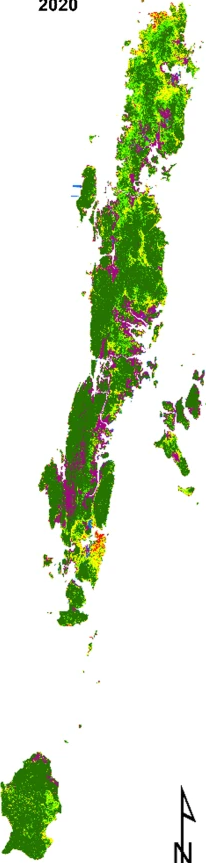
#> input picture BioDiversityMap.png, 206 x 863 px
$ jupyter execute --allow-errors Segmenter.ipynb
#> lines starting #> are read from the running program, lines starting #| are printed output that depends on the picture; after the words box and inside, x2 and y2 are one past the last pixel; in counts of white or black regions, pixels touching at a corner belong together
[cell 1]
import cv2
import numpy as np
import matplotlib.pyplot as plt
import matplotlib.image as mpimg

[cell 2]
original = cv2.imread('BioDiversityMap.png')
#> original is the input picture: shape (863, 206, 3); mean B, G, R 204.6, 227.8, 217.3
original = cv2.cvtColor(original, cv2.COLOR_BGR2RGB)
original.shape
#> Out = (863, 206, 3)

[cell 3]
plt.figure(figsize = (20, 10))
plt.imshow(original)

[cell 4]
original = cv2.resize(original, (2600, 11100))
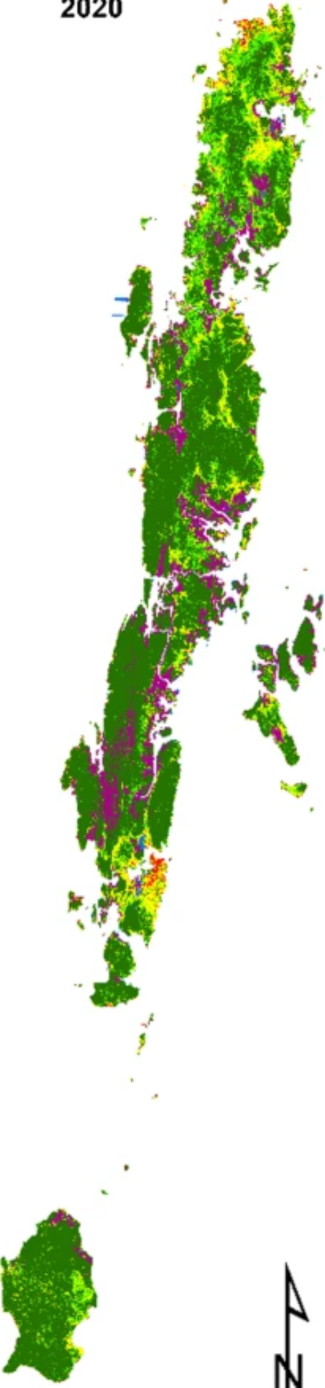
#> original: shape (11100, 2600, 3) (shown at 1/8 size); mean R, G, B 217.3, 227.7, 204.6

[cell 5]
original.shape
#> Out = (11100, 2600, 3)

[cell 6]
plt.imshow(original)

[cell 7]
# Convert the image into HSV
hsv_image = cv2.cvtColor(original, cv2.COLOR_RGB2HSV)
#> hsv_image: shape (11100, 2600, 3); mean H, S, V 18.8, 45.3, 229.7

lower = np.array([0, 0, 224])
upper = np.array([0, 0, 255])

mask = cv2.inRange(hsv_image, lower, upper)
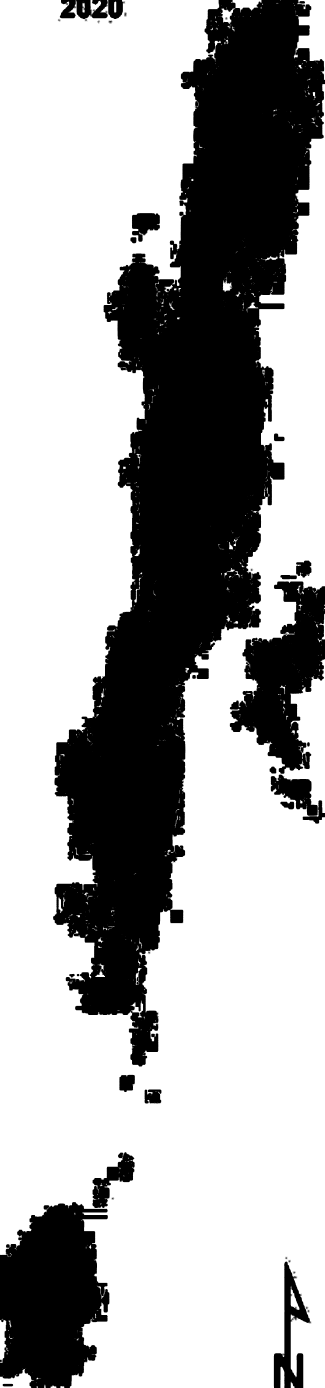
#> mask: shape (11100, 2600) (shown at 1/8 size); 66.6% white; 522 black regions (472 under 20 px), largest, box (x1, y1, x2, y2) and area: (425, 0, 2600, 8532) 7651292, (0, 9617, 876, 11100) 969783, (1838, 4651, 2600, 6190) 605412

land = cv2.bitwise_and(original, original, mask=mask)
land = ~land
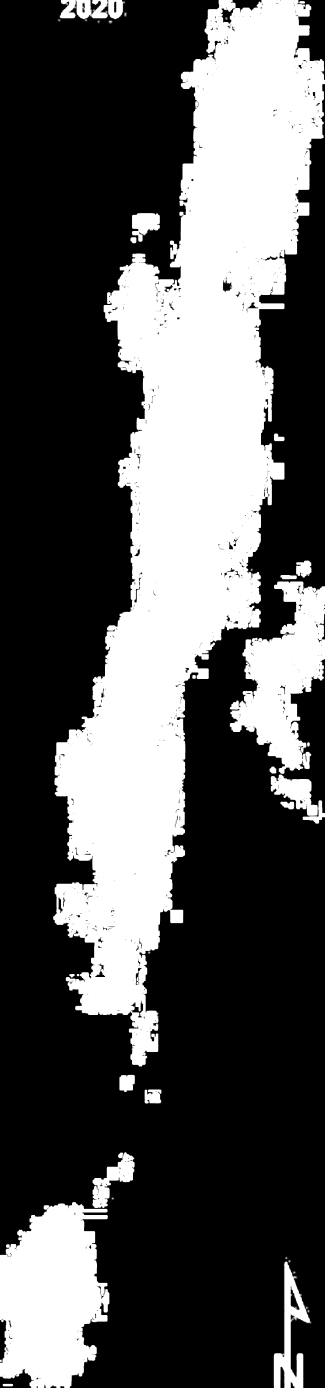
#> land: shape (11100, 2600, 3) (shown at 1/8 size); min 0, max 255, mean 85.1
